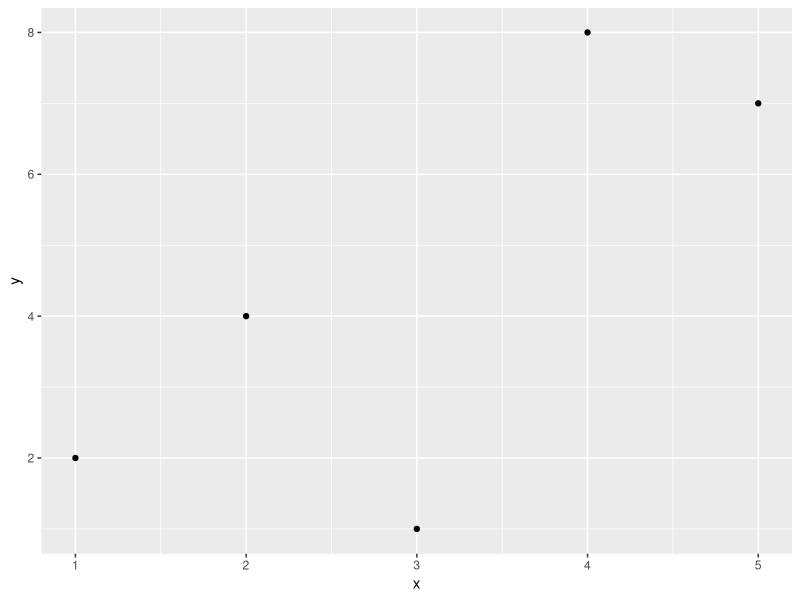
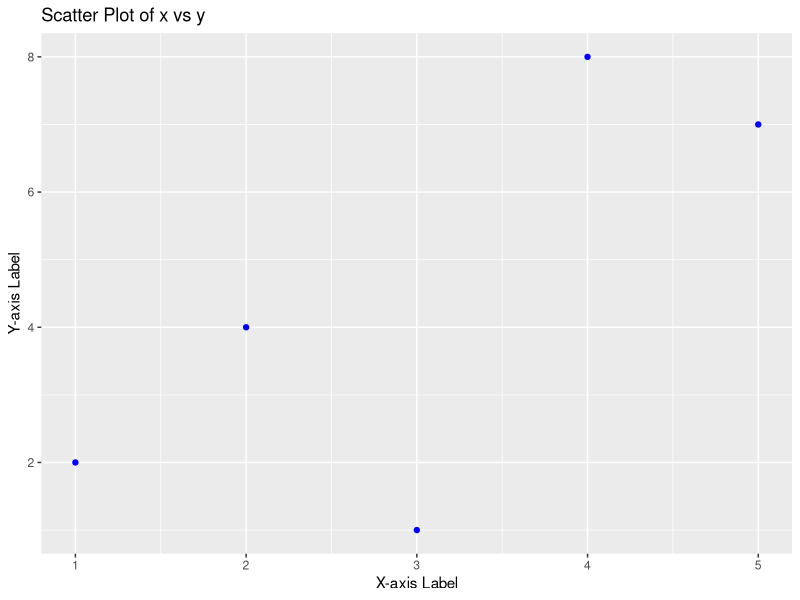

The R source for these figures, in order:
library(ggplot2)

x <- c(1, 2, 3, 4, 5)
y <- c(2, 4, 1, 8, 7)

qplot(x, y)

qplot(x, y,
      main = "Scatter Plot of x vs y",
      xlab = "X-axis Label",
      ylab = "Y-axis Label",
      color = I("blue"))
